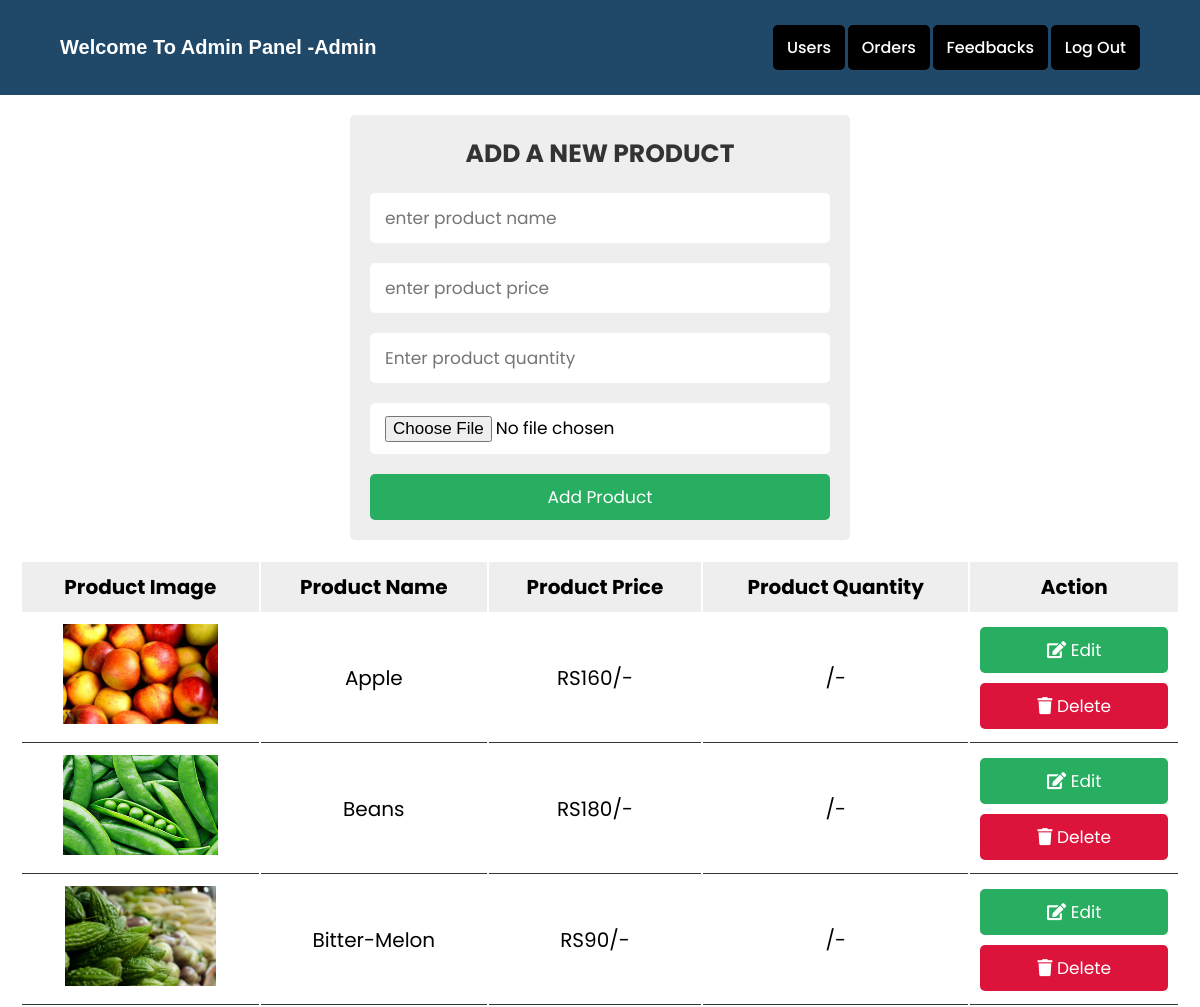
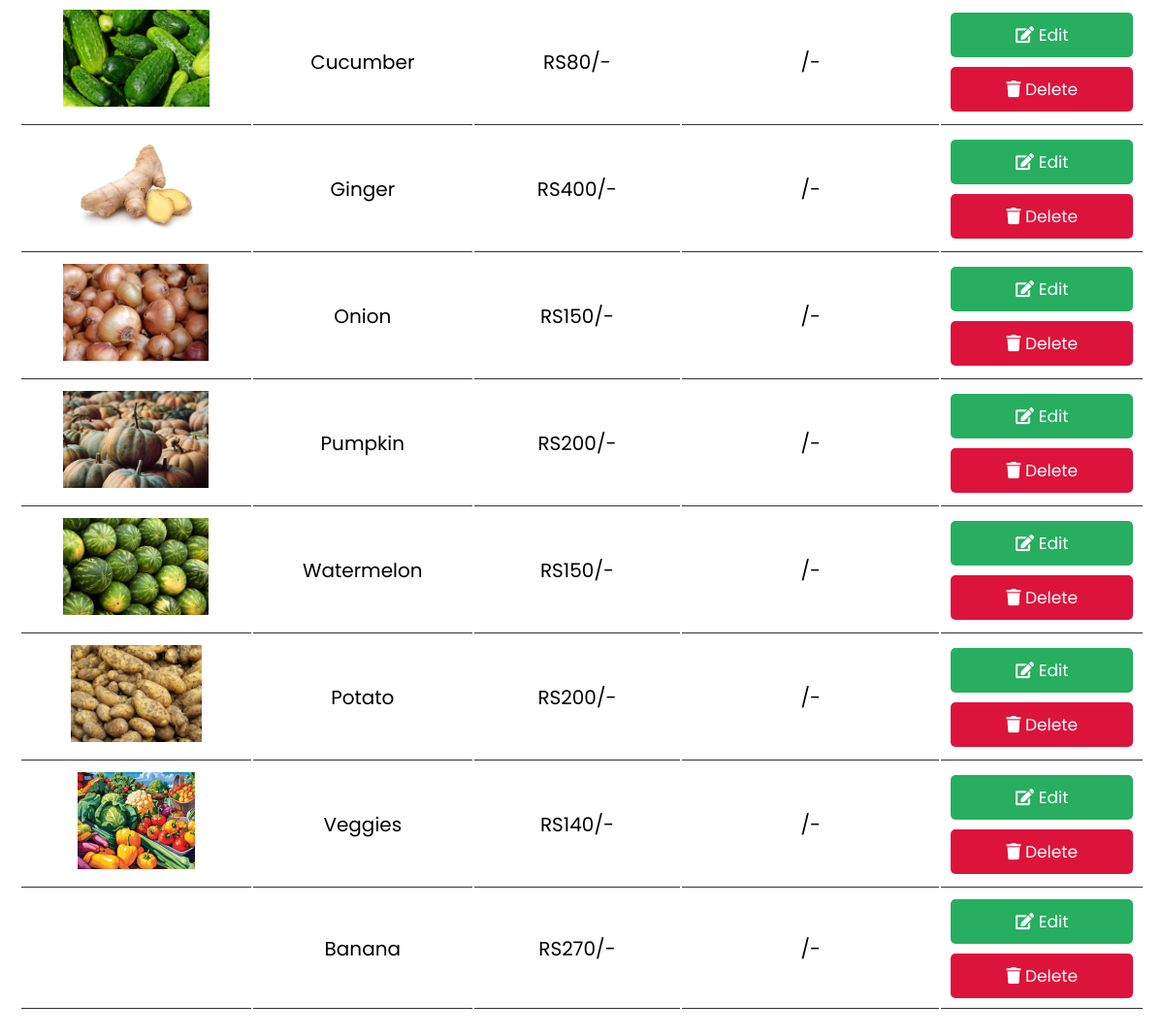
The page /admin/Admin_page.php (signed in) on the database its author committed (2 pictures, top to bottom).
### tables this page shows
CREATE TABLE `products` (
  `pid` int(100) NOT NULL,
  `name` varchar(100) NOT NULL,
  `price` varchar(100) NOT NULL,
  `image` blob NOT NULL
);

### admin/Admin_page.php (the view, shortened to what this page needs)
<?php
@include 'conn.php';
?>
<!DOCTYPE html>
<html lang="en">
<head>
   <link rel="stylesheet" href="https://cdnjs.cloudflare.com/ajax/libs/font-awesome/5.15.4/css/all.min.css">
   <link rel="stylesheet" href="Admin_page.css">
</head>
<body>
   <div class="header">
      <h1>Welcome To Admin Panel -<?php echo $_SESSION['AdminLoginId']?></h1>
      <form method="POST">
         <button name="display">Users
         </button>
         <button name="display_order">Orders
         </button>
         <button name="display_feedback">Feedbacks
         </button>
         <button name="logout">Log Out</button>
      </form>
   </div>
<div class="container">
   <div class="admin-product-form-container">
      <form action="<?php $_SERVER['PHP_SELF'] ?>" method="post" enctype="multipart/form-data" >
         <h3>add a new product</h3>
         <input type="text" placeholder="enter product name" name="name" class="box">
         <input type="number" placeholder="enter product price" name="price" class="box">
         <input type="number" placeholder="Enter product quantity" name="quantity" class="box" min="0" required>
         <input type="file" accept="image/png, image/jpeg, image/jpg" name="image" class="box">
         <input type="submit" class="btn" name="submit" value="add product">
      </form>
   </div>
   <?php
   $sql = mysqli_query($conn, "SELECT * FROM products");
   ?>
   <div class="product-display">
      <table class="product-display-table">
         <thead>
         <tr>
            <th>product image</th>
            <th>product name</th>
            <th>product price</th>
            <th>Product Quantity</th>
            <th>action</th>
         </tr>
         </thead>
         <?php
          while($row = mysqli_fetch_assoc($sql)){ ?>
         <tr>
            <td><img src="<?php echo $row['image']; ?>" height="100" alt=""></td>
            <td><?php echo $row['name']; ?></td>
            <td>RS<?php echo $row['price']; ?>/-</td>
            <td><?php echo $row['quantity']; ?>/-</td>
            <td>
               <a href="admin_update.php?edit=<?php echo $row['pid']; ?>" class="btn"> <i class="fas fa-edit"></i> edit </a>
               <a href="delete.php?delete=<?php echo $row['pid']; ?>" class="btn"> <i class="fas fa-trash"></i> delete </a>
            </td>
         </tr>
      <?php } ?>
      </table>
   </div>
</div>
</body>
</html>

### admin/Admin_page.css (style rules this page uses)
:root { --green:#27ae60; --black:#333; --white:#fff; --bg-color:#eee; --box-shadow:0 .5rem 1rem rgba(0,0,0,.1); --border:.1rem solid var(--black); }
* { font-family: 'Poppins', sans-serif; margin:0; padding:0; box-sizing: border-box; outline: none; border:none; text-decoration: none; text-transform: capitalize; }
.header h1 { text-align: center; font-family: Arial, Helvetica, sans-serif; }
html { font-size: 62.5%; overflow-x: hidden; }
.btn { display: block; width: 100%; cursor: pointer; border-radius: .5rem; margin-top: 1rem; font-size: 1.7rem; padding:1rem 3rem; background: var(--green); color:var(--white); text-align: center; }
.container { max-width: 1200px; padding:2rem; margin:0 auto; }
.admin-product-form-container form { max-width: 50rem; margin:0 auto; padding:2rem; border-radius: .5rem; background: var(--bg-color); }
.admin-product-form-container form h3 { text-transform: uppercase; color:var(--black); margin-bottom: 1rem; text-align: center; font-size: 2.5rem; }
.admin-product-form-container form .box { width: 100%; border-radius: .5rem; padding:1.2rem 1.5rem; font-size: 1.7rem; margin:1rem 0; background: var(--white); text-transform: none; }
.product-display { margin:2rem 0; }
.product-display .product-display-table { width: 100%; text-align: center; }
.product-display .product-display-table thead { background: var(--bg-color); }
.product-display .product-display-table th { padding:1rem; font-size: 2rem; }
.product-display .product-display-table td { padding:1rem; font-size: 2rem; border-bottom: var(--border); }
.product-display .product-display-table .btn:first-child { margin-top: 0; }
.product-display .product-display-table .btn:last-child { background: crimson; }

### admin/Admin_page.php (style rules this page uses)
div.header { display: flex; justify-content: space-between; align-items: center; padding: 25px 60px; background-color: #204969; color:white; }
div.header button { background-color:black; color:white; font-size: 16px; font-weight: 500; padding: 8px 12px; border: 2px solid black; border-radius: 5px; }

### rows shown on the page
products: image (picture), name "Apple", price "160"
products: image (picture), name "Beans", price "180"
products: image (picture), name "Bitter-Melon", price "90"
products: image (picture), name "Cucumber", price "80"
products: image (picture), name "Ginger", price "400"
products: image (picture), name "Onion", price "150"
products: image (picture), name "Pumpkin", price "200"
products: image (picture), name "Watermelon", price "150"
products: image (picture), name "Potato", price "200"
products: image (picture), name "Veggies", price "140"
products: name "Banana", price "270"

### other values the page prints
$_SESSION['AdminLoginId'] "Admin"
